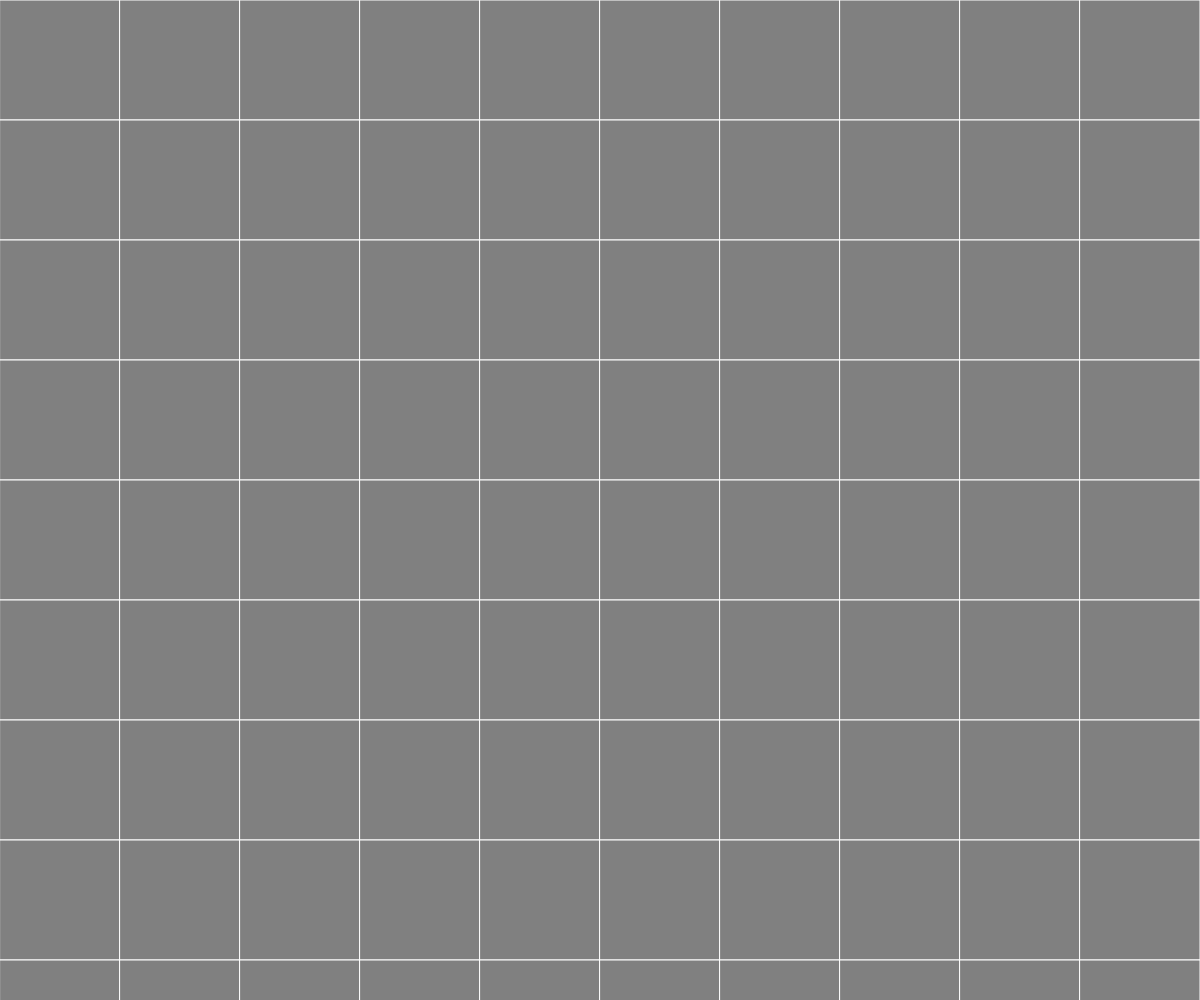
Frame 1 (no input)
Frame 2 (the mouse pressed at the canvas centre, redrawn once): identical to frame 1, image omitted

The p5.js sketch that drew this single still picture (run headless with seeded random() and noise() and a simulated clock; the mouse was pressed at the canvas centre and the sketch redrawn once):

// p5.js sketch
// ── sketch.js
function setup() {
  createCanvas(windowWidth, windowHeight);
  fill('grey');
  stroke ('white');
  strokeWeight (1);
 
}

function draw() {
 
 

var num = 10 //variable for number of squares
var sideLen = windowWidth

 
var sideLen = windowWidth/num; //var for sidelength each sqaure
 
  for (var y = 0; y < windowHeight; y = y + sideLen) {   //loop for y direction
   
     for (var x = 0; x < windowWidth; x = x + sideLen )  { //loop x direction
 
  quad (x,y,
        x + sideLen,y,
        x + sideLen, y + sideLen,
        x,y + sideLen);
   
  }
   
   
   
   
   
  }
 
 
 

 
   
 
 
 
  noLoop();
}
function windowWidth (){
  resizeCanvas (windowWidth,windowHeight);
}
